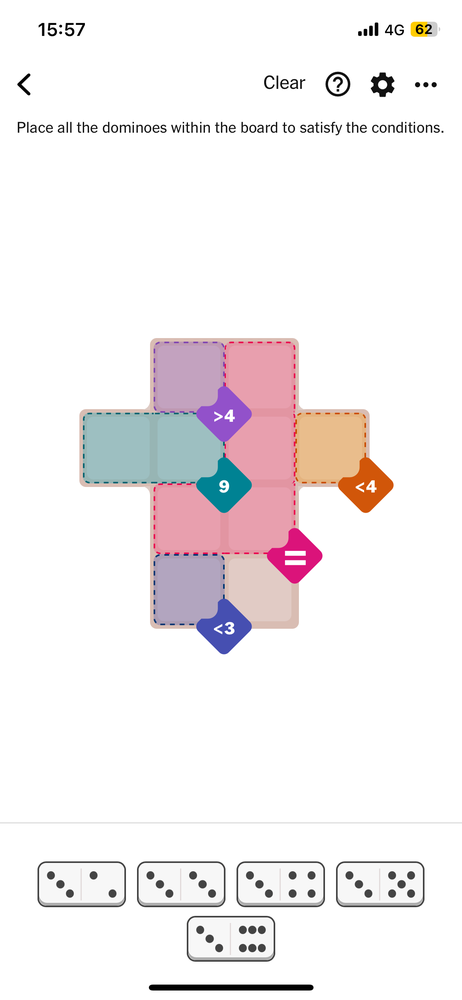
#> input picture data/samples/IMG_0653 2.PNG, 462 x 1000 px, shrunk from 1170 x 2532 before the run
$ python -i pip_detect.py   (imports and definitions only)
#> lines starting #> are read from the running program, lines starting #| are printed output that depends on the picture; after the words box and inside, x2 and y2 are one past the last pixel; in counts of white or black regions, pixels touching at a corner belong together
#> further down, picture is the input picture: shape (1000, 462, 3); mean B, G, R 240.4, 239, 243.5
import cv2
import numpy as np
from typing import Tuple, List


def count_pips_on_half(half_image: np.ndarray, debug: bool = False) -> int:
    """
    Count pips (dots) on one half of a domino.

    Args:
        half_image: BGR image of half a domino
        debug: If True, return debug visualization

    Returns:
        Number of pips (0-6)
    """
#> called with debug = False
    # Convert to grayscale
    gray = cv2.cvtColor(half_image, cv2.COLOR_BGR2GRAY)
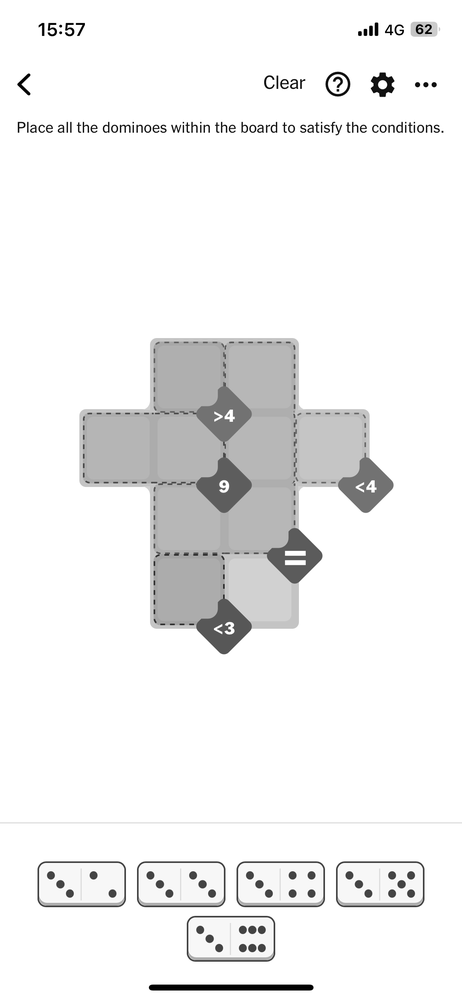
#> gray: shape (1000, 462); min 0, max 255, mean 240.5

    # Pips are dark circles on light background
    # Use adaptive threshold to handle varying lighting
    binary = cv2.adaptiveThreshold(
        gray, 255, cv2.ADAPTIVE_THRESH_GAUSSIAN_C,
        cv2.THRESH_BINARY_INV, 11, 2
    )
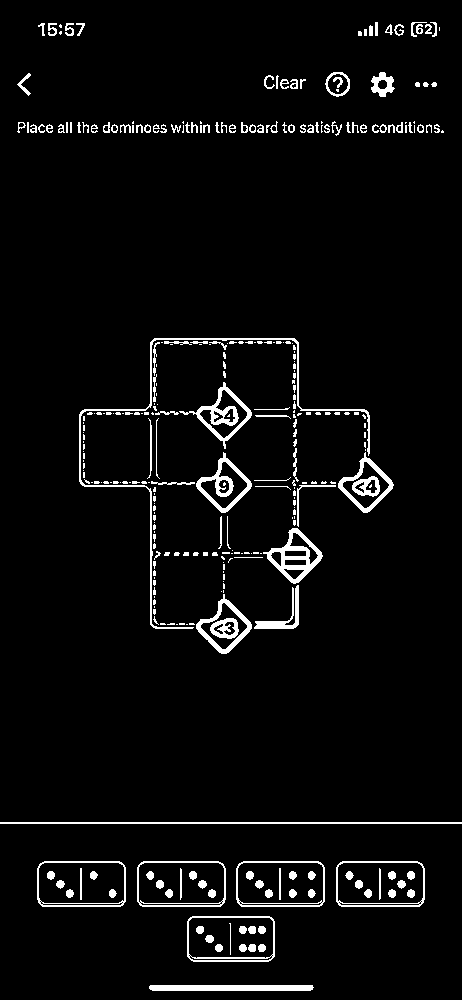
#> binary: shape (1000, 462); 4.4% white; 328 white regions (172 under 20 px), largest, box (x1, y1, x2, y2) and area: (79, 338, 370, 629) 1611, (263, 528, 323, 584) 1100, (179, 382, 252, 449) 994

    # Clean up noise
    kernel = np.ones((2, 2), np.uint8)
    binary = cv2.morphologyEx(binary, cv2.MORPH_OPEN, kernel)
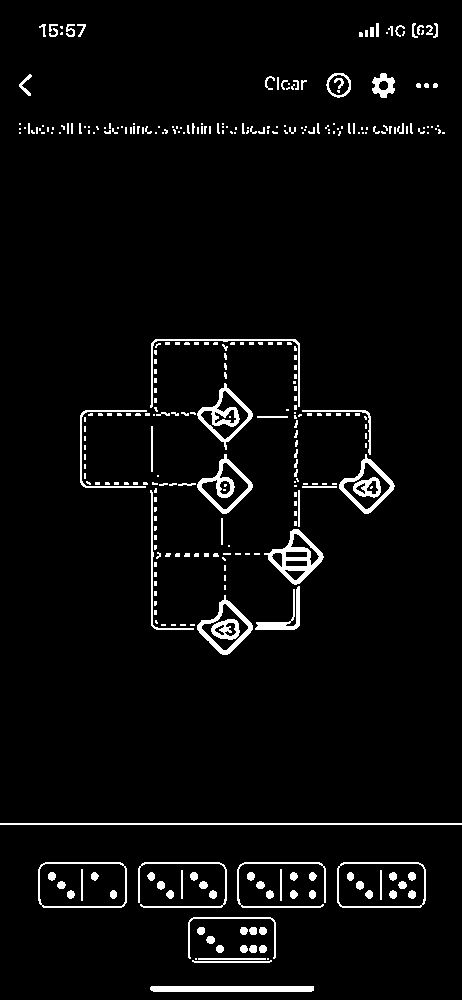
#> binary: shape (1000, 462); 4% white; 347 white regions (224 under 20 px), largest, box (x1, y1, x2, y2) and area: (264, 529, 324, 585) 1099, (150, 986, 314, 992) 977, (197, 383, 253, 450) 954
    binary = cv2.morphologyEx(binary, cv2.MORPH_CLOSE, kernel)
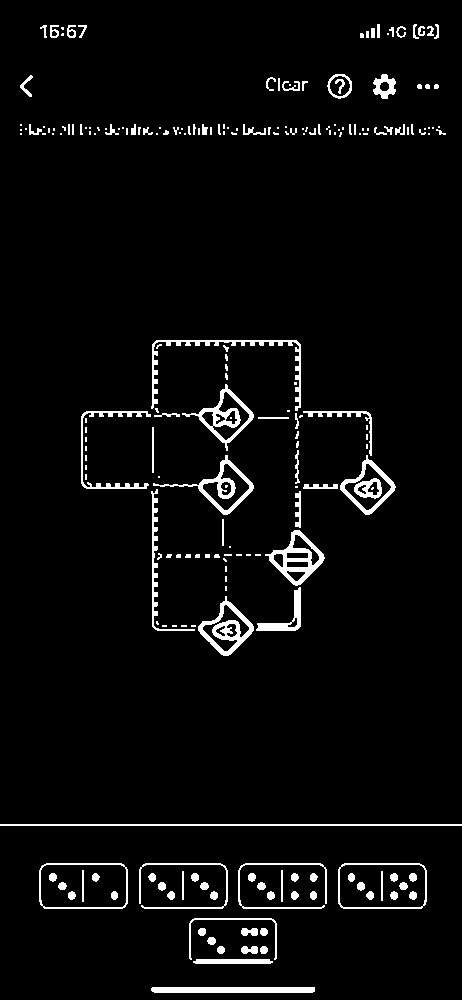
#> binary: shape (1000, 462); 4.2% white; 223 white regions (106 under 20 px)

    # Find contours
    contours, _ = cv2.findContours(binary, cv2.RETR_EXTERNAL, cv2.CHAIN_APPROX_SIMPLE)
#> contours = 203 contours, 133 with area under 20; largest, box (x1, y1, x2, y2) and area: (338, 863, 427, 909) 3898, (39, 863, 128, 909) 3898, (153, 455, 254, 515) 1699, (182, 384, 254, 451) 1678, (198, 596, 254, 656) 1675

    # Filter contours by size and circularity
    h, w = half_image.shape[:2]
#> h = 1000; w = 462
    min_area = (h * w) * 0.005  # Pip must be at least 0.5% of half area
#> min_area = 2310
    max_area = (h * w) * 0.15   # Pip can't be more than 15% of half area
#> max_area = 69300

    pips = []
    for contour in contours:
        area = cv2.contourArea(contour)

        if area < min_area or area > max_area:
            continue

        # Check circularity
        perimeter = cv2.arcLength(contour, True)
        if perimeter == 0:
            continue

        circularity = 4 * np.pi * area / (perimeter * perimeter)

        # Pips should be reasonably circular (>0.4)
        if circularity > 0.4:
            pips.append(contour)
#> this loop made 203 passes
#> area on passes 1 to 3: 810, 302, 41.5
#> after the loop, pips = 2 contours; box (x1, y1, x2, y2) and area: (338, 863, 427, 909) 3898, (39, 863, 128, 909) 3898

    # Limit to maximum 6 pips (standard domino)
    pip_count = min(len(pips), 6)
#> pip_count = 2

    if debug:
        # Create visualization
        vis = half_image.copy()
        cv2.drawContours(vis, pips, -1, (0, 255, 0), 2)
        for contour in pips:
            M = cv2.moments(contour)
            if M["m00"] != 0:
                cx = int(M["m10"] / M["m00"])
                cy = int(M["m01"] / M["m00"])
                cv2.circle(vis, (cx, cy), 3, (0, 0, 255), -1)
        return pip_count, vis, binary

    return pip_count


# [135 lines left out: functions detect_pips_on_domino, detect_all_pips, visualize_pip_counts, not called in this run]

>>> import cv2
>>> picture = cv2.imread('../data/samples/IMG_0653 2.PNG')
>>> result = count_pips_on_half(picture)
#> result = 2

$ run again, on data/samples/IMG_0654.PNG
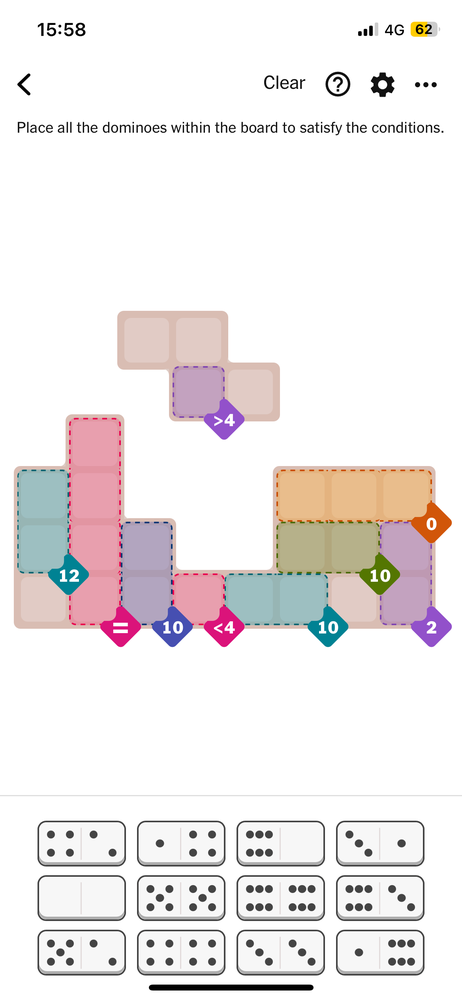
#> input picture data/samples/IMG_0654.PNG, 462 x 1000 px, shrunk from 1170 x 2532 before the run
#> picture is the input picture: shape (1000, 462, 3); mean B, G, R 234.3, 234.1, 238.7
#> in count_pips_on_half, `binary = cv2.adaptiveThreshold( gray, 255, cv2.ADAPTIVE_THRESH_GAUSSIA..`:
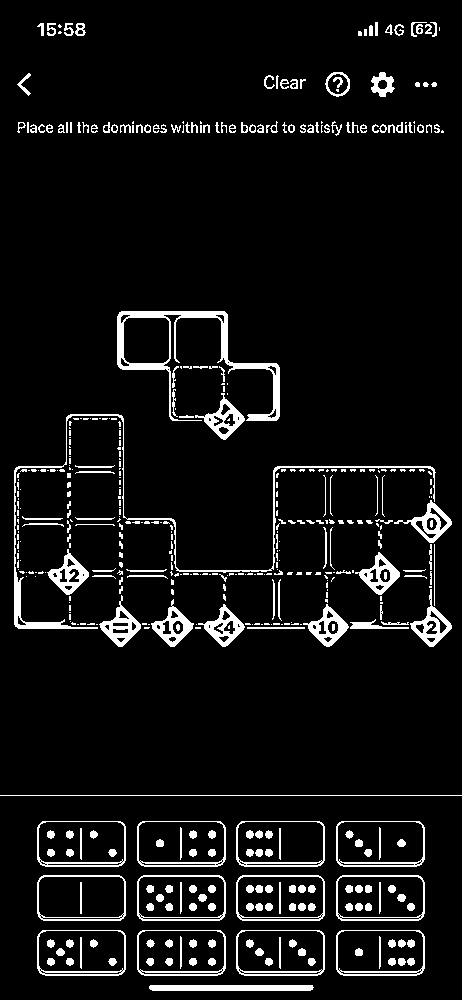
#> binary: shape (1000, 462); 7.1% white; 490 white regions (239 under 20 px), largest, box (x1, y1, x2, y2) and area: (117, 311, 280, 421) 2770, (14, 414, 436, 629) 2235, (149, 985, 314, 991) 978
#> in count_pips_on_half, `binary = cv2.morphologyEx(binary, cv2.MORPH_CLOSE, kernel)`:
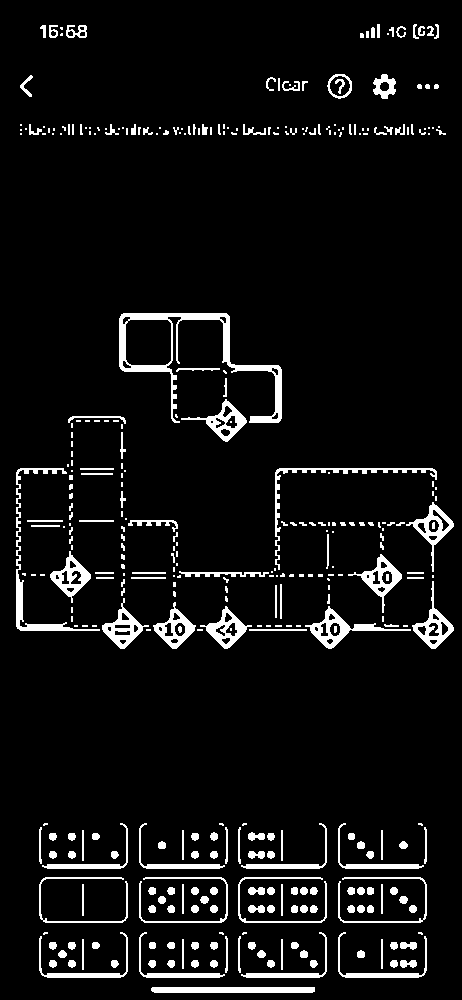
#> binary: shape (1000, 462); 6.6% white; 376 white regions (165 under 20 px)
#> contours = 369 contours, 212 with area under 20; largest, box (x1, y1, x2, y2) and area: (119, 313, 282, 423) 4497, (305, 606, 411, 649) 1070, (406, 502, 454, 572) 926, (412, 581, 454, 649) 914, (348, 554, 402, 613) 913
#> the loop in count_pips_on_half, `for contour in contours:` made 369 passes
#> area on passes 1 to 3: 810, 80.5, 39.5
#> after the loop in count_pips_on_half, `for contour in contours:`: pips = []
#> pip_count = 0

$ run again, on data/samples/IMG_0655.PNG
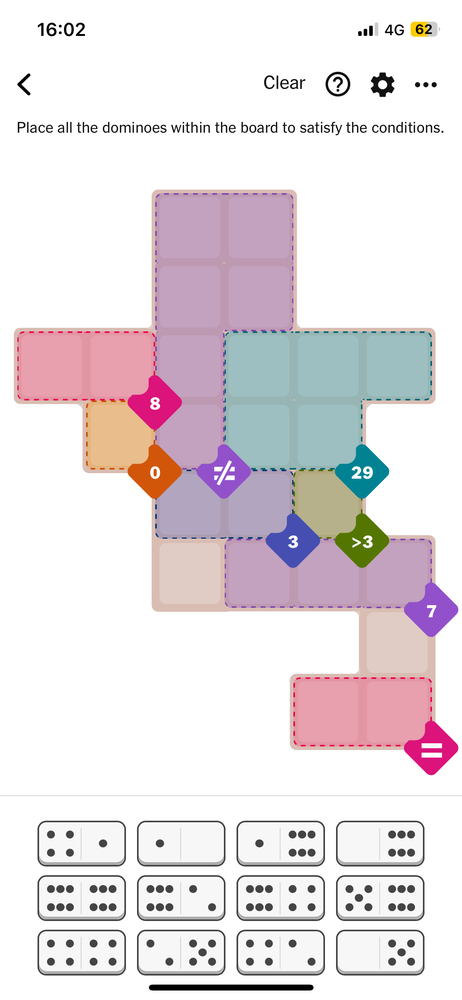
#> input picture data/samples/IMG_0655.PNG, 462 x 1000 px, shrunk from 1170 x 2532 before the run
#> picture is the input picture: shape (1000, 462, 3); mean B, G, R 226.6, 222.8, 230.3
#> in count_pips_on_half, `binary = cv2.adaptiveThreshold( gray, 255, cv2.ADAPTIVE_THRESH_GAUSSIA..`:
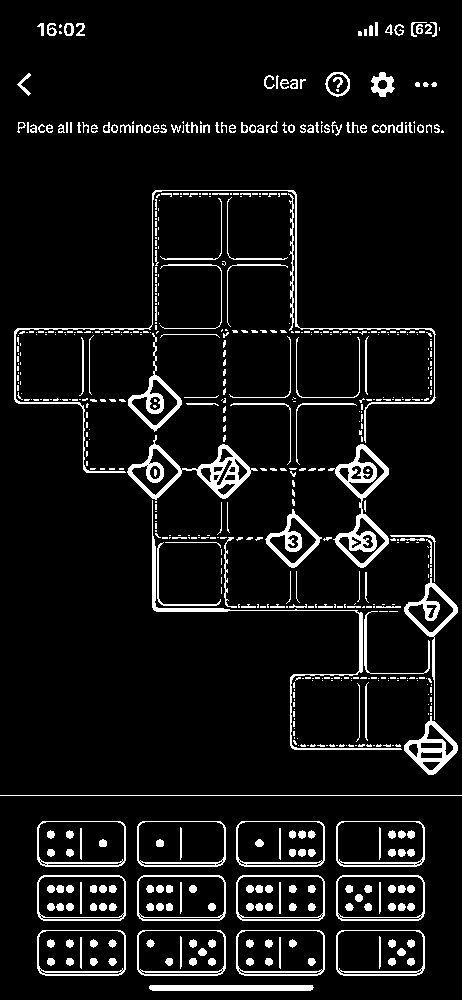
#> binary: shape (1000, 462); 7.6% white; 654 white regions (414 under 20 px), largest, box (x1, y1, x2, y2) and area: (328, 444, 389, 568) 2096, (127, 435, 258, 500) 1973, (14, 190, 436, 473) 1751
#> in count_pips_on_half, `binary = cv2.morphologyEx(binary, cv2.MORPH_CLOSE, kernel)`:
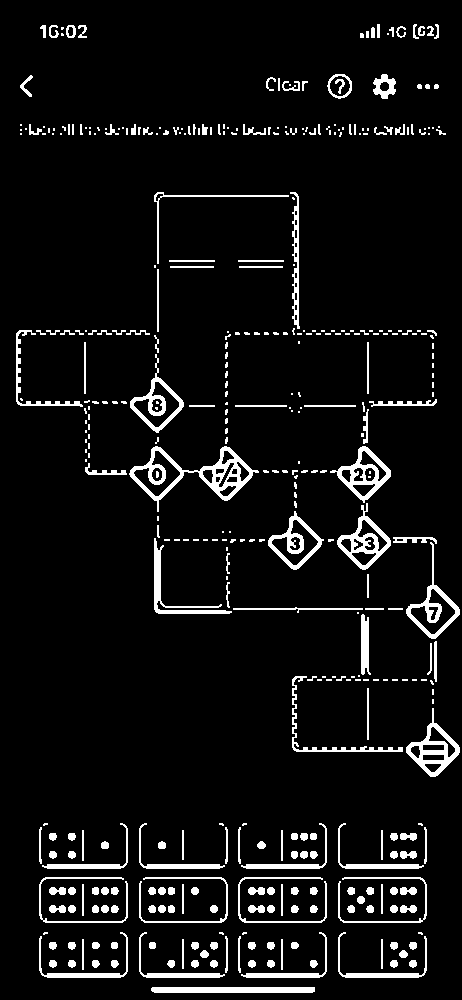
#> binary: shape (1000, 462); 6.8% white; 415 white regions (208 under 20 px)
#> contours = 409 contours, 242 with area under 20; largest, box (x1, y1, x2, y2) and area: (129, 446, 259, 512) 3212, (406, 542, 460, 639) 1618, (406, 708, 460, 777) 1609, (130, 354, 184, 433) 1608, (337, 503, 391, 570) 1602
#> the loop in count_pips_on_half, `for contour in contours:` made 409 passes
#> area on passes 1 to 3: 810, 39.5, 39.5
#> after the loop in count_pips_on_half, `for contour in contours:`: pips = []
#> pip_count = 0

$ run again, on data/samples/IMG_0834.PNG
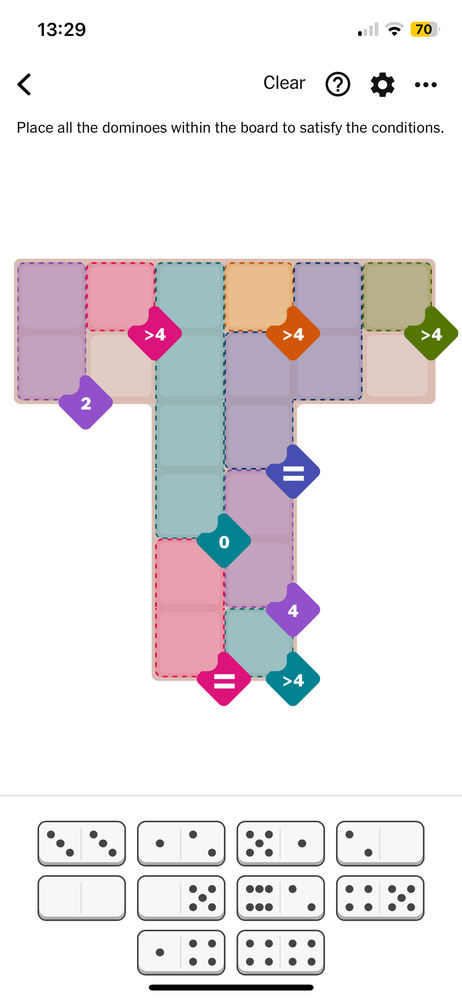
#> input picture data/samples/IMG_0834.PNG, 462 x 1000 px, shrunk from 1170 x 2532 before the run
#> picture is the input picture: shape (1000, 462, 3); mean B, G, R 230.5, 227.8, 232.6
#> in count_pips_on_half, `binary = cv2.adaptiveThreshold( gray, 255, cv2.ADAPTIVE_THRESH_GAUSSIA..`:
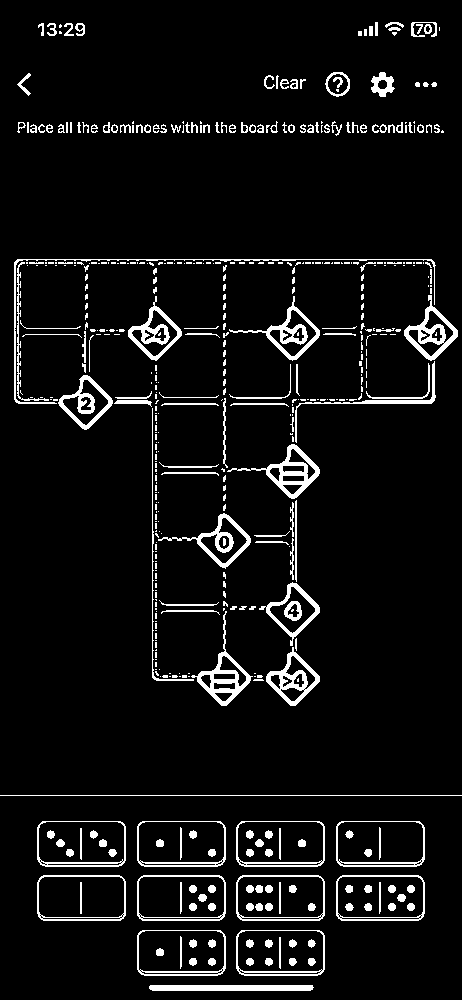
#> binary: shape (1000, 462); 6.5% white; 495 white regions (293 under 20 px), largest, box (x1, y1, x2, y2) and area: (227, 444, 320, 499) 1140, (191, 611, 253, 706) 1105, (404, 295, 458, 361) 1046
#> in count_pips_on_half, `binary = cv2.morphologyEx(binary, cv2.MORPH_CLOSE, kernel)`:
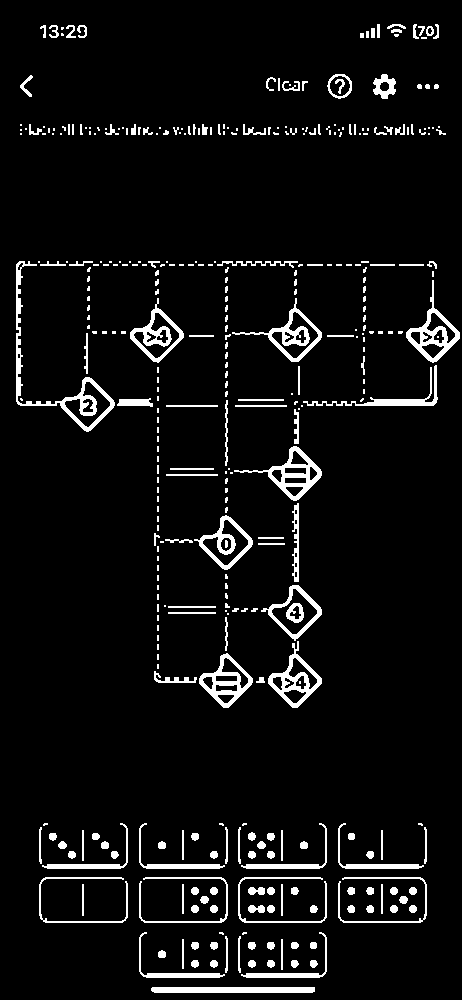
#> binary: shape (1000, 462); 5.9% white; 373 white regions (202 under 20 px)
#> contours = 368 contours, 229 with area under 20; largest, box (x1, y1, x2, y2) and area: (16, 261, 115, 432) 2158, (232, 298, 322, 362) 1632, (406, 280, 460, 363) 1622, (234, 446, 322, 501) 1619, (261, 585, 322, 641) 1592
#> the loop in count_pips_on_half, `for contour in contours:` made 368 passes
#> area on passes 1 to 3: 810, 39, 39
#> after the loop in count_pips_on_half, `for contour in contours:`: pips = []
#> pip_count = 0
